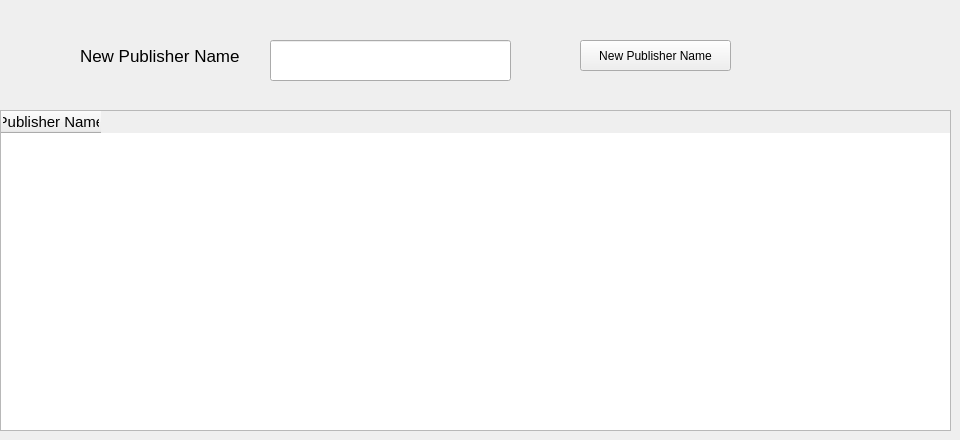
      <widget class="QWidget" name="tab_9">
       <attribute name="title">
        <string>Publisher</string>
       </attribute>
       <widget class="QTableWidget" name="tableWidget_4">
        <property name="geometry">
         <rect>
          <x>0</x>
          <y>110</y>
          <width>951</width>
          <height>321</height>
         </rect>
        </property>
        <property name="font">
         <font>
          <pointsize>11</pointsize>
         </font>
        </property>
        <column>
         <property name="text">
          <string>Publisher Name</string>
         </property>
        </column>
       </widget>
       <widget class="QPushButton" name="pushButton_16">
        <property name="geometry">
         <rect>
          <x>580</x>
          <y>40</y>
          <width>151</width>
          <height>31</height>
         </rect>
        </property>
        <property name="text">
         <string>New Publisher Name</string>
        </property>
       </widget>
       <widget class="QLineEdit" name="lineEdit_23">
        <property name="geometry">
         <rect>
          <x>270</x>
          <y>40</y>
          <width>241</width>
          <height>41</height>
         </rect>
        </property>
       </widget>
       <widget class="QLabel" name="label_28">
        <property name="geometry">
         <rect>
          <x>80</x>
          <y>40</y>
          <width>181</width>
          <height>31</height>
         </rect>
        </property>
        <property name="font">
         <font>
          <pointsize>13</pointsize>
         </font>
        </property>
        <property name="text">
         <string>New Publisher Name</string>
        </property>
       </widget>
      </widget>
